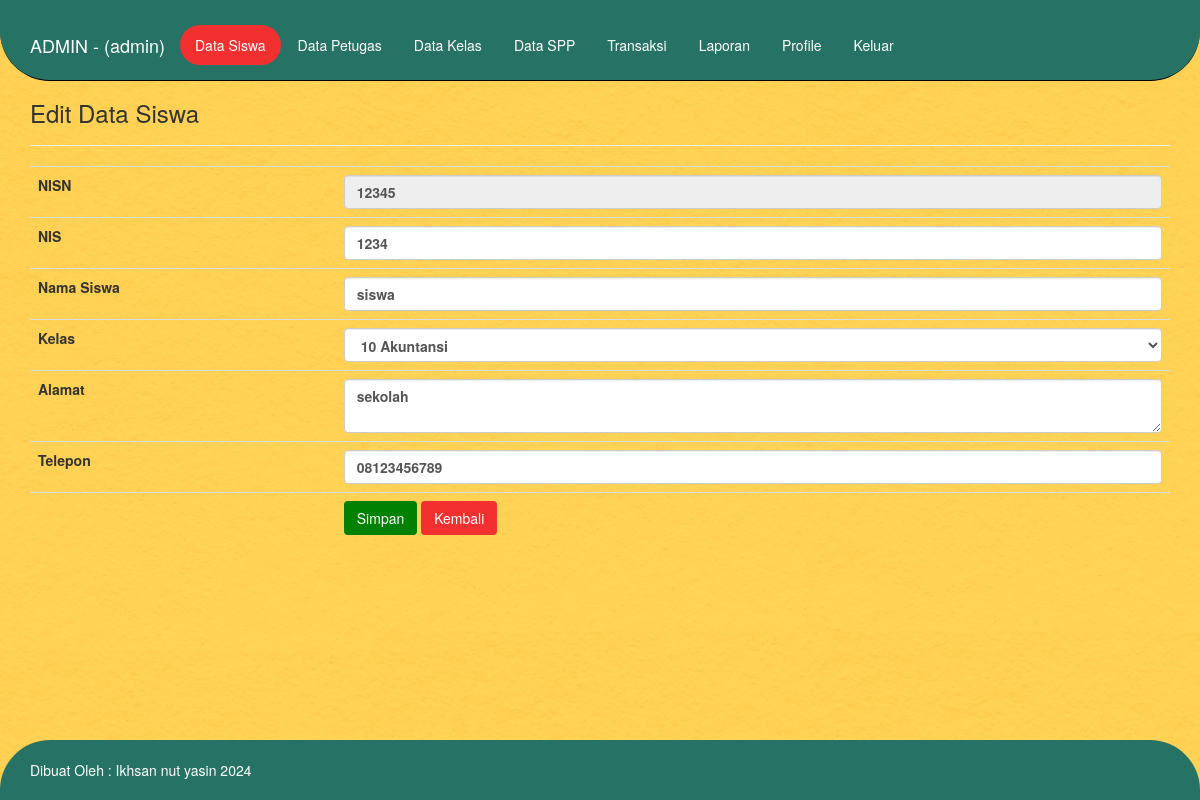
Page /app/admin/edit_siswa.php?id=12345 (signed in) on the committed database.
### tables this page shows
CREATE TABLE `tb_petugas` (
  `id_petugas` int(11) NOT NULL,
  `username` varchar(35) NOT NULL,
  `password` varchar(50) NOT NULL,
  `nama_petugas` varchar(35) NOT NULL,
  `alamat` varchar(100) NOT NULL,
  `telepon` varchar(15) NOT NULL,
  `level` enum('admin','petugas') NOT NULL
);

CREATE TABLE `tb_siswa` (
  `nisn` char(10) NOT NULL,
  `nis` char(8) NOT NULL,
  `nama` varchar(35) NOT NULL,
  `id_kelas` int(11) NOT NULL,
  `alamat` text NOT NULL,
  `no_hp` varchar(13) NOT NULL,
  `id_spp` int(11) NOT NULL
);

### app/admin/edit_siswa.php (the view, shortened to what this page needs)
<?php
    include "../inc/koneksi.php";
    $qprofil = mysqli_query($konek, "SELECT * FROM tb_petugas WHERE id_petugas='$_SESSION[id]'");
    $profil = mysqli_fetch_array($qprofil);
?>
<!DOCTYPE html>
<html lang="en">
<head>
    <link href="./../assets/css/bootstrap.min.css" rel="stylesheet">
    <link href="./../assets/style.css" rel="stylesheet">
</head>
<body>
     <nav class="navbar navbar-default navbar-fixed-top" style="border-radius: 0px 0px 50px 50px; border-color: black; background-color:  #267365;">
      <div class="container">
        <div class="navbar-header" style="margin-top: 20px;">
          <a class="navbar-brand" href="./" style="color: white;">ADMIN - (<?php echo $profil['nama_petugas']; ?>)</a>
        </div>
        <div style="margin-top: 25px; margin-bottom: 10px;">
         <ul class="nav nav-pills" role="tablist">
            <li role="presentation" style="background-color: #F23030; border-radius: 50px;"><a href="tampil_siswa.php">Data Siswa</a></li>
            <li role="presentation"><a href="tampil_petugas.php">Data Petugas</a></li>
            <li role="presentation"><a href="tampil_kelas.php">Data Kelas</a></li>
            <li role="presentation"><a href="tampil_spp.php">Data SPP</a></li>
            <li role="presentation"><a href="transaksi.php">Transaksi</a></li>
            <li role="presentation"><a href="laporan.php">Laporan</a></li>
            <li role="presentation"><a href="profile.php">Profile</a></li>
            <li role="presentation"><a href="../inc/logout.php">Keluar</a></li>
      </ul>
        </div>
      </div>
    </nav>
    <?php
        $id = $_GET['id'];
        $sqlEdit = mysqli_query($konek, "SELECT tb_siswa.*, tb_kelas.*, tb_spp.*
        FROM tb_siswa
        INNER JOIN tb_kelas ON tb_kelas.id_kelas=tb_siswa.id_kelas
        INNER JOIN tb_spp ON tb_spp.id_spp=tb_siswa.id_spp
        WHERE tb_siswa.nisn='$id'");
        $e = mysqli_fetch_array($sqlEdit);
    ?>
    <div class="container">
        <div class="page-header">
            <h3>Edit Data Siswa</h3>
        </div>
        <form action="" method="post">
            <table class="table">
                <tr>
                    <td>NISN</td>
                    <td><input class="form-control" type="number" name="nisn" value="<?php echo $e['nisn']; ?>" readonly></td>
                </tr>
                <tr>
                    <td>NIS</td>
                    <td><input class="form-control" type="number" name="nis" value="<?php echo $e['nis']; ?>"></td>
                </tr>
                <tr>
                    <td>Nama Siswa</td>
                    <td><input class="form-control" type="text" name="nama" value="<?php echo $e['nama']; ?>"></td>
                </tr>
                <tr>
                    <td>Kelas</td>
                    <td>
                        <select class="form-control" name="id_kelas">
                            <?php
                                $qkelas = mysqli_query($konek, "SELECT * FROM tb_kelas ORDER BY nama_kelas AND kompetensi_keahlian ASC");
                                while($dkelas = mysqli_fetch_array($qkelas)){
                                    if ($dkelas['id_kelas'] == $e['id_kelas']) {
                                        $selected = "selected";
                                    }else {
                                        $selected = "";
                                    }
                            ?>
                            <option value="<?php echo $dkelas['id_kelas']; ?>" <?php echo $selected; ?>>
                            <?php echo $dkelas['nama_kelas']." ".$dkelas['kompetensi_keahlian']; ?>
                            </option>
                                <?php } ?>
                        </select>
                    </td>
                </tr>
                <tr>
                    <td>Alamat</td>
                    <td><textarea class="form-control" name="alamat"><?php echo $e['alamat']; ?></textarea></td>
                </tr>
                <tr>
                    <td>Telepon</td>
                    <td><input class="form-control" type="number" name="telp" value="<?php echo $e['no_hp']; ?>"></td>
                </tr>
                <tr>
                    <td></td>
                     <td>
                    <input class="btn " style="background-color:green; color:white;" type="submit" value="Simpan">
                    <a class="btn" style="background-color:#f23030;" href="tampil_spp.php">Kembali</a>
                </td>
                </tr>
            </table>
        </form>
    </div>
<?php include "footer.php"; ?>

### app/assets/style.css (style rules this page uses)
html { position: relative; min-height: 100%; }
body { margin-bottom: 60px; }
body > .container { padding: 60px 15px 0; }

### app/admin/edit_siswa.php (style rules this page uses)
body { background-image: url(../assets/img/bg-1.jpg); background-size: cover; }
a { color: white; }
td { font-weight: bold; }

### rows in the picture
tb_petugas: nama_petugas "admin"
tb_siswa: nisn "12345", nis "1234", nama "siswa", alamat "sekolah", telp "08123456789"

### other values in the picture
form field id_kelas "10 Akuntansi"
